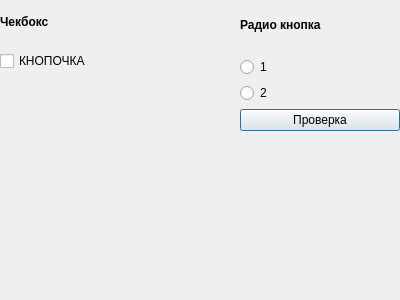
<?xml version="1.0" encoding="UTF-8"?>
<ui version="4.0">
 <class>NextWindow</class>
 <widget class="QDialog" name="NextWindow">
  <property name="geometry">
   <rect>
    <x>0</x>
    <y>0</y>
    <width>400</width>
    <height>300</height>
   </rect>
  </property>
  <property name="windowTitle">
   <string>Dialog</string>
  </property>
  <widget class="QWidget" name="verticalLayoutWidget">
   <property name="geometry">
    <rect>
     <x>0</x>
     <y>0</y>
     <width>160</width>
     <height>71</height>
    </rect>
   </property>
   <layout class="QVBoxLayout" name="verticalLayout">
    <item>
     <widget class="QLabel" name="label">
      <property name="text">
       <string>&lt;b&gt;Чекбокс&lt;/b&gt;</string>
      </property>
     </widget>
    </item>
    <item>
     <widget class="QCheckBox" name="checkBox">
      <property name="text">
       <string>КНОПОЧКА</string>
      </property>
     </widget>
    </item>
   </layout>
  </widget>
  <widget class="QWidget" name="verticalLayoutWidget_2">
   <property name="geometry">
    <rect>
     <x>240</x>
     <y>0</y>
     <width>160</width>
     <height>131</height>
    </rect>
   </property>
   <layout class="QVBoxLayout" name="verticalLayout_2">
    <item>
     <widget class="QLabel" name="label_2">
      <property name="text">
       <string>&lt;b&gt;Радио кнопка&lt;/b&gt;</string>
      </property>
     </widget>
    </item>
    <item>
     <widget class="QRadioButton" name="radioButton">
      <property name="text">
       <string>1</string>
      </property>
     </widget>
    </item>
    <item>
     <widget class="QRadioButton" name="radioButton_2">
      <property name="text">
       <string>2</string>
      </property>
     </widget>
    </item>
    <item>
     <widget class="QPushButton" name="pushButton">
      <property name="text">
       <string>Проверка</string>
      </property>
     </widget>
    </item>
   </layout>
  </widget>
 </widget>
 <resources/>
 <connections/>
</ui>
